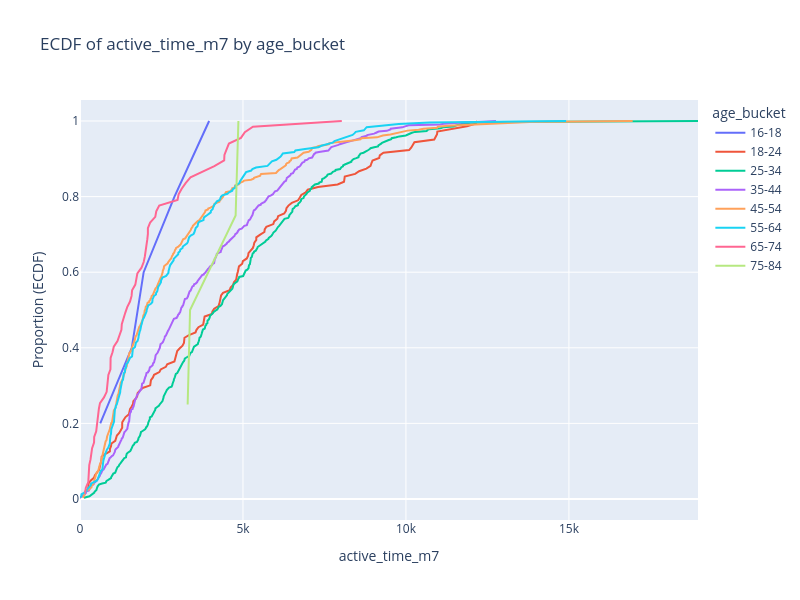
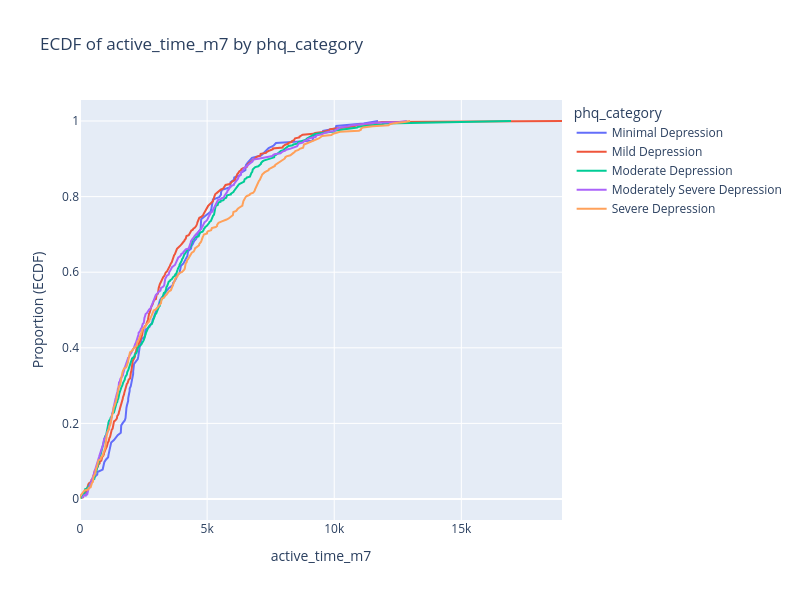

Notebook code for these charts, in order:
### Markdown cell above
1. The output reveals that while our dataset has 2,824 total rows, a significant number of these rows (1,114) are missing values for active_time_m7, leaving us with only 1,810 valid records for that variable.
2. In other words, about 64% of our dataset has a valid entry for this particular column.
3. And, about 39% of our rows values are missing.

### Code cell
groupings = {
    'age_bucket': ['16-18', '18-24', '25-34', '35-44', '45-54', '55-64', '65-74', '75-84'],
    'phq_category': ['Minimal Depression', 'Mild Depression', 'Moderate Depression',
                     'Moderately Severe Depression', 'Severe Depression'],
    'ethnicity_white': [True, False],
    'gender': ['Woman', 'Man', 'Transgender', 'Gender Queer Or Nonconforming',],
}

for grouping_var, categories in groupings.items():
    # Create a new figure for each grouping
    fig = go.Figure()

    # For each category in this grouping, filter and plot the ECDF of active_time_m7
    for cat in categories:
        # Filter rows where the grouping_var matches cat
        sub_df = df[df[grouping_var] == cat]
        if sub_df.empty:
            continue
        
        # Drop any NaN values in active_time_m7
        values = sub_df['active_time_m7'].dropna()
        if values.empty:
            continue
        
        # Compute ECDF
        ecdf = ECDF(values)
        x_vals = ecdf.x
        y_vals = ecdf.y
        
        # Add a Scatter trace for this category
        fig.add_trace(
            go.Scatter(
                x=x_vals,
                y=y_vals,
                mode='lines',
                name=str(cat)  # This label shows in the legend
            )
        )
    
    # Update layout for this figure
    fig.update_layout(
        title=f"ECDF of active_time_m7 by {grouping_var}",
        xaxis_title="active_time_m7",
        yaxis_title="Proportion (ECDF)",
        legend_title=grouping_var,
        height=600,
        width=800
    )
    
    # Show (or save) the figure
    fig.show()

### Figure 1 — Plotly figure (JSON) as saved in the notebook; plotly's stock layout.template omitted (floating-point values rounded to 4 significant figures; data arrays with more than 128 entries replaced by an {"elided": "..."} marker saying what was removed)
{"data": [{"mode": "lines", "name": "16-18", "type": "scatter", "x": [null, 621.3, 1588.0, 1953, 2899.0, 3961.0], "y": [0, 0.2, 0.4, 0.6, 0.8, 1]}, {"mode": "lines", "name": "18-24", "type": "scatter", "x": {"elided": "144 float values"}, "y": {"elided": "144 float values"}}, {"mode": "lines", "name": "25-34", "type": "scatter", "x": {"elided": "418 float values"}, "y": {"elided": "418 float values"}}, {"mode": "lines", "name": "35-44", "type": "scatter", "x": {"elided": "538 float values"}, "y": {"elided": "538 float values"}}, {"mode": "lines", "name": "45-54", "type": "scatter", "x": {"elided": "394 float values"}, "y": {"elided": "394 float values"}}, {"mode": "lines", "name": "55-64", "type": "scatter", "x": {"elided": "245 float values"}, "y": {"elided": "245 float values"}}, {"mode": "lines", "name": "65-74", "type": "scatter", "x": [null, 154.3, 178.7, 254.4, 263.1, 279.7, 284, 322.3, 347, 371.6, 431, 435.7, 497.1, 516, 518.4, 557.1, 579.4, 613.3, 735.7, 818, 840, 849.9, 870, 934.3, 937.4, 939.1, 997.3, 1036.0, 1150.0, 1209.0, 1271.0, 1282.0, 1329.0, 1389.0, 1449.0, 1534.0, 1582.0, 1598.0, 1697.0, 1733.0, 1760, 1887.0, 1954.0, 1990.0, 2014.0, 2057.0, 2064.0, 2083.0, 2083.0, 2151.0, 2310.0, 2340, 2430.0, 2993.0, 3026.0, 3120, 3240, 3391.0, 3752.0, 4122, 4423, 4431.0, 4500, 4569.0, 4937.0, 5057.0, 5306.0, 8031.0], "y": [0, 0.01493, 0.02985, 0.04478, 0.0597, 0.07463, 0.08955, 0.1045, 0.1194, 0.1343, 0.1493, 0.1642, 0.1791, 0.194, 0.209, 0.2239, 0.2388, 0.2537, 0.2687, 0.2836, 0.2985, 0.3134, 0.3284, 0.3433, 0.3582, 0.3731, 0.3881, 0.403, 0.4179, 0.4328, 0.4478, 0.4627, 0.4776, 0.4925, 0.5075, 0.5224, 0.5373, 0.5522, 0.5672, 0.5821, 0.597, 0.6119, 0.6269, 0.6418, 0.6567, 0.6716, 0.6866, 0.7015, 0.7164, 0.7313, 0.7463, 0.7612, 0.7761, 0.791, 0.806, 0.8209, 0.8358, 0.8507, 0.8657, 0.8806, 0.8955, 0.9104, 0.9254, 0.9403, 0.9552, 0.9701, 0.9851, 1]}, {"mode": "lines", "name": "75-84", "type": "scatter", "x": [null, 3303.0, 3377, 4775.0, 4860.0], "y": [0, 0.25, 0.5, 0.75, 1]}], "layout": {"height": 600, "legend": {"title": {"text": "age_bucket"}}, "title": {"text": "ECDF of active_time_m7 by age_bucket"}, "width": 800, "xaxis": {"title": {"text": "active_time_m7"}}, "yaxis": {"title": {"text": "Proportion (ECDF)"}}}}

### Figure 2 — Plotly figure (JSON) as saved in the notebook; plotly's stock layout.template omitted (floating-point values rounded to 4 significant figures; data arrays with more than 128 entries replaced by an {"elided": "..."} marker saying what was removed)
{"data": [{"mode": "lines", "name": "Minimal Depression", "type": "scatter", "x": {"elided": "155 float values"}, "y": {"elided": "155 float values"}}, {"mode": "lines", "name": "Mild Depression", "type": "scatter", "x": {"elided": "415 float values"}, "y": {"elided": "415 float values"}}, {"mode": "lines", "name": "Moderate Depression", "type": "scatter", "x": {"elided": "469 float values"}, "y": {"elided": "469 float values"}}, {"mode": "lines", "name": "Moderately Severe Depression", "type": "scatter", "x": {"elided": "422 float values"}, "y": {"elided": "422 float values"}}, {"mode": "lines", "name": "Severe Depression", "type": "scatter", "x": {"elided": "354 float values"}, "y": {"elided": "354 float values"}}], "layout": {"height": 600, "legend": {"title": {"text": "phq_category"}}, "title": {"text": "ECDF of active_time_m7 by phq_category"}, "width": 800, "xaxis": {"title": {"text": "active_time_m7"}}, "yaxis": {"title": {"text": "Proportion (ECDF)"}}}}
